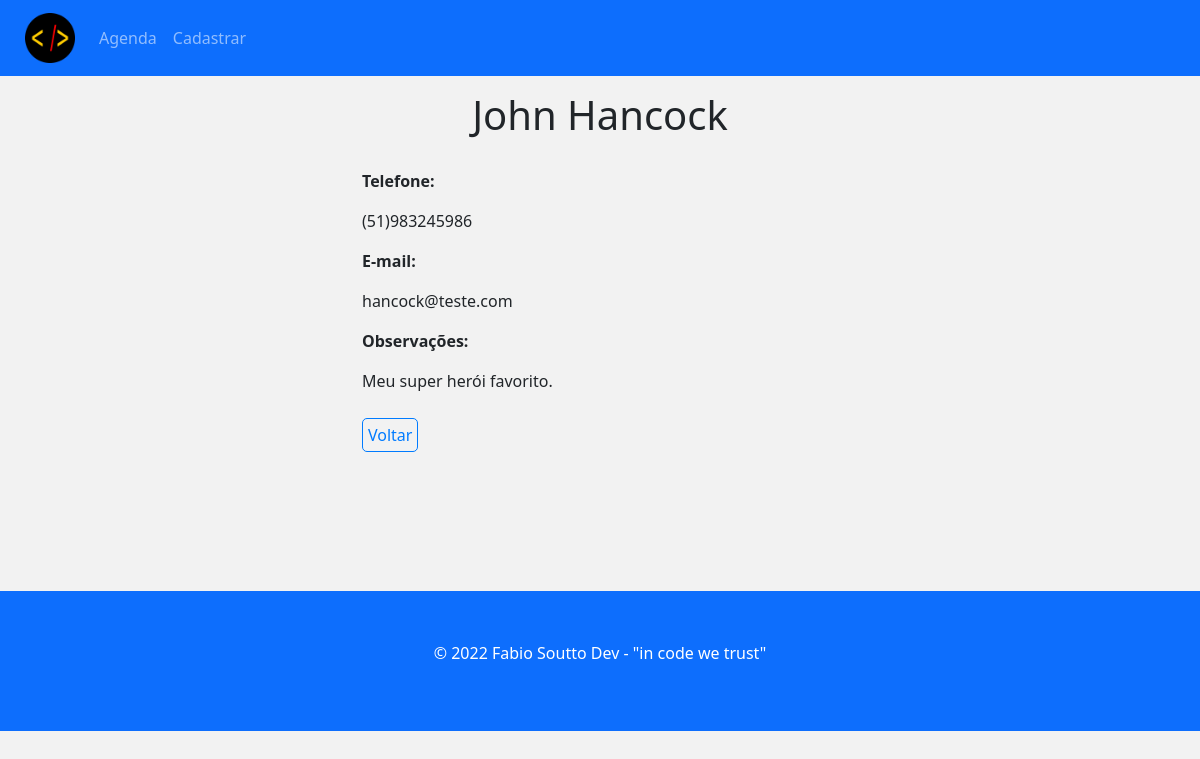
Page /show.php?id=2 on the committed database.
### tables this page shows
CREATE TABLE `contacts` (
  `id` int(10) UNSIGNED NOT NULL,
  `name` varchar(150) DEFAULT NULL,
  `phone` varchar(20) DEFAULT NULL,
  `email` varchar(150) DEFAULT NULL,
  `observations` text DEFAULT NULL
);

### config/process.php (called while the page is built, shortened)
<?php
include_once('connection.php');
include_once('url.php');
$data = $_POST;
if(!empty($data)) {
	if($data['type'] === 'create') {
		$name = $data['name'];
		$phone = $data['phone'];
		$email = $data['email'];
		$observations = $data['observations'];
		$query = 'INSERT INTO contacts (name, phone, email, observations) VALUES (:name, :phone, :email, :observations)';
		$stmt = $conn->prepare($query);
		$stmt->bindParam(':name', $name);
		$stmt->bindParam(':phone', $phone);
		$stmt->bindParam(':email', $email);
		$stmt->bindParam(':observations', $observations);
		try {
			$stmt->execute();
			$_SESSION['msg'] = "Cadastrado com sucesso!";
		} catch (PDOException $e) {
			$error = $e->getMessage();
			echo "Erro: $error";
		}
	} else if($data['type'] === 'edit') {
		$name = $data['name'];
		$phone = $data['phone'];
		$email = $data['email'];
		$observations = $data['observations'];
		$id = $data['id'];
		$query = 'UPDATE contacts
							SET name = :name, phone = :phone, email = :email, observations = :observations
							WHERE id = :id';
		$stmt = $conn->prepare($query);
		$stmt->bindParam(":name", $name);
		$stmt->bindParam(":phone", $phone);
		$stmt->bindParam(":email", $email);
		$stmt->bindParam(":observations", $observations);
		$stmt->bindParam(":id", $id);
		try {
			$stmt->execute();
			$_SESSION['msg'] = "Atualizado com sucesso!";
		} catch (PDOException $e) {
			$error = $e->getMessage();
			echo "Erro: $error";
		}
	} else if($data['type'] === 'delete') {
		$id = $data['id'];
		$query = 'DELETE FROM contacts WHERE id = :id';
		$stmt = $conn->prepare($query);
		$stmt->bindParam(':id', $id);
		try {
			$stmt->execute();
			$_SESSION['msg'] = "Removido com sucesso!";
		} catch (PDOException $e) {
			$error = $e->getMessage();
			echo "Erro: $error";
		}
	}
	header('location:' . $BASE_URL . '../index.php');
	} else {
	if(!empty($_GET)) {
		$id = $_GET["id"];
	}
	if(!empty($id)) {
		$query = "SELECT * FROM contacts WHERE id = :id";
		$stmt = $conn->prepare($query);
		$stmt->bindParam(":id", $id);
		$stmt->execute();
		$contact = $stmt->fetch();
	} else {
		$contacts = [];
		$query = "SELECT * FROM contacts";
		$stmt = $conn->prepare($query);
		$stmt->execute();
		$contacts = $stmt->fetchAll();
	}
}

### show.php (the view, shortened to what this page needs)
<?php
	include_once('templates/header.php');
?>
	<div class="container" id="view-contact-container">
		<h1 id="main-title"><?= $contact["name"] ?></h1>
		<p class="bold">Telefone:</p>
		<p><?= $contact["phone"] ?></p>
		<p class="bold">E-mail:</p>
		<p><?= $contact["email"] ?></p>
		<p class="bold">Observações:</p>
		<p><?= $contact["observations"] ?></p>
	</div>
<?php
	include_once('templates/footer.php');
?>

### css/styles.css (style rules this page uses)
* { margin: 0; padding: 0; box-sizing: border-box; }
body { background-color: #f2f2f2; }
#main-title { text-align: center; margin: 15px 0 30px; }
.container { min-height: 500px; }
#view-contact-container { max-width: 500px; margin: 0 auto; }
.bold { font-weight: bold; }
#back-link-container { display: block; width: 500px; margin: 30px auto 0; }
#back-link { border: 1px solid #007bff; color: #007bff; border-radius: 5px; padding: 5px; text-decoration: none; }

### rows in the picture
contacts: name "John Hancock", phone "(51)983245986", email "hancock@teste.com", observations "Meu super herói favorito."
